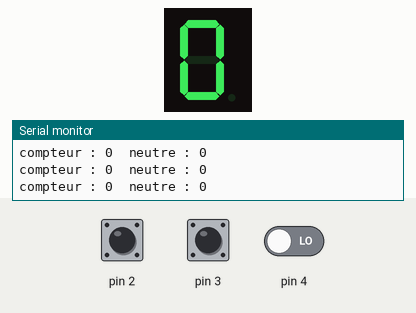
This sketch was run on a simulated Arduino Uno, built with avr-gcc and run on an emulated ATmega328P. Shown: 1-digit seven-segment display, the last lines printed to the serial monitor. Wiring (inferred from the names in the program): 1-digit 7-segment display, segments lit when HIGH: segments pin 5, pin 6, pin 7, pin 8, pin 9, pin 10, pin 11. The inputs (shaded band) are chosen by the test bench; at power-on: pin 2 LOW, pin 3 LOW, pin 4 LOW. The segment pins are drawn as the display they are named for.

Above: at 1.2 s.
1.3 s: pin 2 driven HIGH
At 2.5 s:
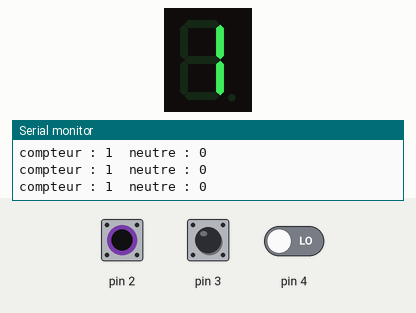
2.8 s: pin 3 pulsed HIGH 2 times (0.12 s each, 0.3 s apart)
At 4.0 s:
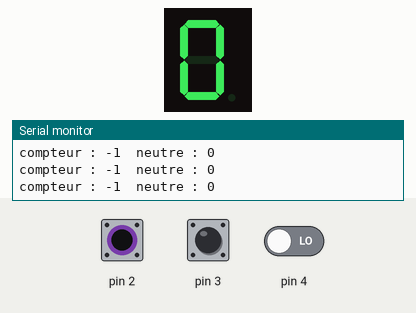
6.4 s: pin 2 pulsed LOW 5 times (0.12 s each, 0.3 s apart)
At 8.0 s:
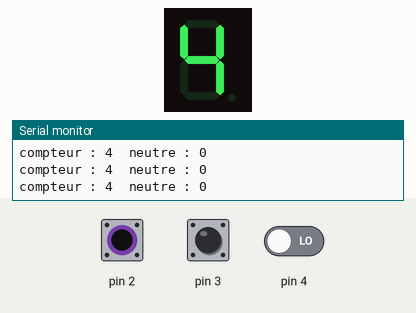
Timing chart, 0 to 9.5 s (numbered marks = the images above; inputs shaded):
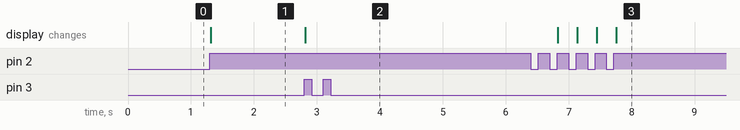

The sketch:

sketch_IndRappEng_3.0.ino
```cpp
// DECLARATION DE VARIABLES:
  int compteur = 0;
  int neutre = 0;

// BP1A = CONT HAUT(Bouton rouge), BP2A = CONT BAS(Bouton bleu), BP3A = CONT NEUTRE (Bouton blanc)
  int BP1A = 0,BP2A = 0,BP3A = 0;
  int BP1O = 0,BP2O = 0,BP3O = 0;

// GROS ENTIER
  unsigned long currentTime = 0;
  int state = 0;

// Update 7 segment: (Variables)
  const int A = 5;
  const int B = 6;
  const int C = 7;
  const int D = 8;
  const int E = 9;
  const int F = 10;
  const int G = 11;

//Interruption:
  #include <PinChangeInt.h>

  void ISR1()
  {
  compteur++;
  neutre = 0;
}

  void ISR2()
  {
  compteur--;
  neutre = 0;
}

  void ISR3()
  {
  neutre = 0;
}

void setup() {
inithardware();

  PCintPort::attachInterrupt (2,ISR1,RISING);
  PCintPort::attachInterrupt (3,ISR2,RISING);
  PCintPort::attachInterrupt (4,ISR3,RISING);
}

void loop() {
/*
  BP1A = digitalRead (2);

// SI CONT HAUT = 1 & NEUTRE = 1 & COMPT <= 4 -> COMPT + (Vitesse 2,3,4,5)
  if (BP1A == 1 && BP1O == 0 && neutre == 1 && compteur <= 4)
  { compteur++ ; neutre = 1 ; }

// SI CONT HAUT = 1 & NEUTRE = 0 & COMPT = 0 -> COMPT = 2 (Vitesse 2)
  if (BP1A == 1 && BP1O == 0 && neutre == 0 && compteur == 0)
  { compteur=2 ; neutre = 1 ; }

  BP2A = digitalRead (3);

// SI CONT BAS = 1 & NEUTRE = 1 & COMPT >= 2 -> COMPT - (Vitesse 1,2,3,4)
  if(BP2A == 1 && BP2O == 0 && neutre == 1 && compteur >= 2)
  { compteur-- ; neutre=1 ; }

// SI CONT BAS = 1 & NEUTRE = 0 & COMPT = 0 -> COMPT = 1 (Vitesse 1)
  if(BP2A == 1 && BP2O == 0 && neutre == 0 && compteur == 0)
  { compteur=1 ; neutre=1 ; }

// SI NEUTRE > 1 SECONDE -> COMPTEUR = 0 & NEUTRE = 0
  BP3A = digitalRead (4);
  if (BP3A == 1 && BP3O == 0)
  {
    currentTime = millis();
    // while = TANT QUE
    while(millis()-currentTime < 1000)
    {
      if (digitalRead (4) == 0)
      {
        state = 1;
        break;
      }
    }
    if (state==1)
      state = 0;
//RESET COMPT & NEUTRE
    else
    {neutre = 0;compteur = 0;}

  }    */

  Serial.print("compteur : ");
  Serial.print(compteur);
  Serial.print("\t");
  Serial.print("neutre : ");
  Serial.println(neutre);

  /*
  BP1O = BP1A;
  BP2O = BP2A;
  BP3O = BP3A;
  */

// Update 7 segments via fonction segupdate: AFFICHAGE DES RAPPORTS
segupdate ();
}
```

INIT_HARDWARE.ino
```cpp
// Declaration des pin entrée/sorties.
void inithardware()
{
  pinMode(12, INPUT);
  pinMode(3, INPUT);
  pinMode(4, INPUT);
  Serial.begin(9600);

// Pin de sortie pour Update 7 segment.
  pinMode(A, OUTPUT);
  pinMode(B, OUTPUT);
  pinMode(C, OUTPUT);
  pinMode(D, OUTPUT);
  pinMode(E, OUTPUT);
  pinMode(F, OUTPUT);
  pinMode(G, OUTPUT);

// Initialisation des sorties pour Update 7 segment.
  digitalWrite(A, LOW);
  digitalWrite(B, LOW);
  digitalWrite(C, LOW);
  digitalWrite(D, LOW);
  digitalWrite(E, LOW);
  digitalWrite(F, LOW);
  digitalWrite(G, LOW);

}
```

SEG_7_UPDATE.ino
```cpp
// Fonction Update 7 segment pour affichage des rapport en fonction du compteur.
void segupdate ()
{
if (neutre==0)
    {
    digitalWrite(A, HIGH);
    digitalWrite(B, HIGH);
    digitalWrite(C, HIGH);
    digitalWrite(D, HIGH);
    digitalWrite(E, HIGH);
    digitalWrite(F, HIGH);
    digitalWrite(G, LOW);
    };

if (compteur==1)
    {
    digitalWrite(A, LOW);
    digitalWrite(B, HIGH);
    digitalWrite(C, HIGH);
    digitalWrite(D, LOW);
    digitalWrite(E, LOW);
    digitalWrite(F, LOW);
    digitalWrite(G, LOW);
    };

if (compteur==2)
    {
    digitalWrite(A, HIGH);
    digitalWrite(B, HIGH);
    digitalWrite(C, LOW);
    digitalWrite(D, HIGH);
    digitalWrite(E, HIGH);
    digitalWrite(F, LOW);
    digitalWrite(G, HIGH);
    };

if (compteur==3)
    {
    digitalWrite(A, HIGH);
    digitalWrite(B, HIGH);
    digitalWrite(C, HIGH);
    digitalWrite(D, HIGH);
    digitalWrite(E, LOW);
    digitalWrite(F, LOW);
    digitalWrite(G, HIGH);
    };

if (compteur==4)
    {
    digitalWrite(A, LOW);
    digitalWrite(B, HIGH);
    digitalWrite(C, HIGH);
    digitalWrite(D, LOW);
    digitalWrite(E, LOW);
    digitalWrite(F, HIGH);
    digitalWrite(G, HIGH);
    };

if (compteur==5)
    {
    digitalWrite(A, HIGH);
    digitalWrite(B, LOW);
    digitalWrite(C, HIGH);
    digitalWrite(D, HIGH);
    digitalWrite(E, LOW);
    digitalWrite(F, HIGH);
    digitalWrite(G, HIGH);
    };
    }
```

Measured:
- after the input at 1.3 s, the display: changes at once (image 1)
- after the input at 2.8 s, the display: changes at once (image 2)
- after the input at 6.4 s, the display: first changes after 0.42 s (image 3 shows a later state)
